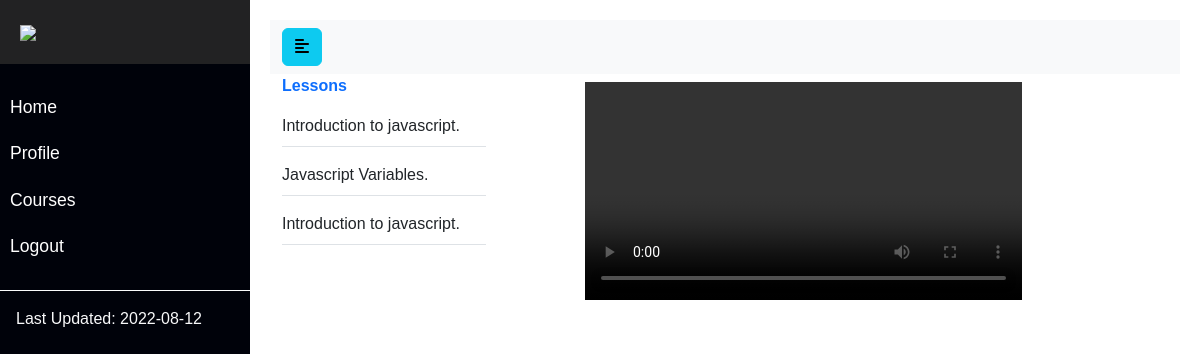
Page /Users/Course.php?course_id=1 on the committed database.
### tables this page shows
CREATE TABLE `lession` (
  `lession_id` int(11) NOT NULL,
  `lession_name` varchar(255) NOT NULL,
  `lession_desc` text NOT NULL,
  `lession_link` text NOT NULL,
  `course_id` int(11) NOT NULL,
  `course_name` varchar(255) NOT NULL
);

### Users/Course.php (the view)
<?php
   include_once('../includes/connection.php');
   include('./utilities/head.php');
   include('./utilities/sidebar.php');
   include('./utilities/aside.php');
?>
<div class="container" style="height:80vh;overflow:scroll;">
    <div class="row">
        <div class="col-sm-3 border-right" >
            <span class="text-primary fw-bold">Lessons</span>
        <ul class="nav flex-column" id="playlist">
        <?php
        if(isset($_GET['course_id'])){
            $c_id = $_GET['course_id'];
            $sql = "SELECT * FROM lession where course_id = {$c_id}";
            $result = $conn->query($sql) or die("<span class='bg-danger'>Something Went Wrong!</span>");
            if($result->num_rows>0){
                while($row = $result->fetch_assoc()){
                    echo'<li class=" mt-2 nav-item border-bottom py-2" movieurl='.str_replace("./","../",$row['lession_link']).' style="cursor:pointer">'.$row['lession_name'].'</li>';
                }
            ?>
            </ul>
            </div>
            <div class="ms-auto col col-sm-8">
                <video src="" class="mt-2 w-75 ml-2" id="videoarea" controlslist="nodownload" controls></video>
            </div>
            <?php
          }else{
              echo'<span class="bg-danger">No Lessons found</span>';
            }
        }
        ?>
        </div>
        </div>
<?php include('./utilities/footer.php');?>

### Users/css/style.css (style rules this page uses)
body { font-family: 'Poppins', sans-serif; background: white; }

### rows in the picture
lession: lession_name "Introduction to javascript."
lession: lession_name "Javascript Variables."
lession: lession_name "Introduction to javascript."
